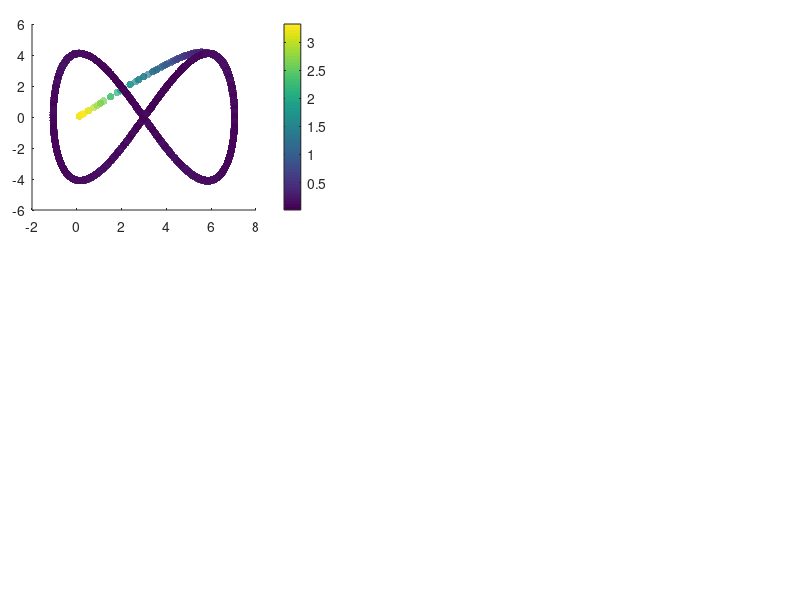

Write MATLAB code to recreate this figure. (Note: this script raises an error after producing the figure.)
%% Code to show the results of the Inverse kinematic controller

% Clean variables
clc, clear all, close all;
 
%% CARGA MIL
% Cargar la estructura desde el archivo .mat
load('Adaptive_HiL.mat');

% DAtos de estado
h_MiL = x_states(1:4,:);
u_MiL = x_states(5:8,:);
t = t_time;

%%Tarea deseada
hd = ref(1:4,:);
hd_p = ref(5:8,:);

% Action de control dinamica
u = u_input;
% Parametros dinamicos adaptativos
u = u_input;

% Error definition
for k = 1:length(t)
    error_vector = hd(1:3, k)-h_MiL(1:3, k);
    error_dynamic(k) = norm(error_vector,2);
end

% Figure propert%% Figures
lw = 1; % linewidth 1
lwV = 2; % linewidth 2
fontsizeLabel = 11; %11
fontsizeLegend = 11;
fontsizeTicks = 11;
fontsizeTitel = 11;
sizeX = 1300; % size figure
sizeY = 750; % size figure

% color propreties
c1 = [80, 81, 79]/255;
c2 = [244, 213, 141]/255;
c3 = [242, 95, 92]/255;
c4 = [112, 141, 129]/255;

C18 = [0 0 0];
c5 = [130, 37, 37]/255;
c6 = [205, 167, 37]/255;
c7 = [81, 115, 180]/255;

C1 = [246 170 141]/255;
C2 = [51 187 238]/255;
C3 = [0 153 136]/255;
C4 = [238 119 51]/255;
C5 = [204 51 17]/255;
C6 = [238 51 119]/255;
C7 = [187 187 187]/255;
C8 = [80 80 80]/255;
C9 = [140 140 140]/255;
C10 = [0 128 255]/255;
C11 = [234 52 89]/255;
C12 = [39 124 252]/255;
C13 = [40 122 125]/255;
%C14 = [86 215 219]/255;
C14 = [252 94 158]/255;
C15 = [244 171 39]/255;
C16 = [100 121 162]/255;
C17 = [255 0 0]/255;
%% New color slection

figure('Position', [500 500 sizeX sizeY])
set(gcf, 'Position', [500 500 sizeX sizeY]);
fig1_comps.fig = gcf;

% Figure 1
axes('Position',[0.04 0.65 .35 .31]);
%% Colorbar
scatter(h_MiL(1, :),h_MiL(2, :),30,error_dynamic,'filled','MarkerFaceAlpha',0.7);
c = colorbar;
c.Label.Interpreter = 'latex';
c.Label.String = '$\textrm{Error}~||\tilde{\mathbf{\eta}}||$';

set(c,'TickLabelInterpreter','latex')

%% Desired Trajectory
hd_plot = line(hd(1,:),hd(2,:));
set(hd_plot, 'LineStyle', '--', 'Color', C8, 'LineWidth', 1.2*lw)

%% Real Trajectory
h_plot = line(h_MiL(1,:),h_MiL(2,:));
set(h_plot, 'LineStyle', '-', 'Color', C18, 'LineWidth', 1.2*lw)

%% Title of the image
hTitle_1 = title({'$\textrm{(a)}$'},'fontsize',14,'interpreter','latex','Color',C18);
%hXLabel_1 = xlabel('$x~[m]$','fontsize',9,'interpreter','latex', 'Color',C18);
hYLabel_1 = ylabel('$y~[m]$','fontsize',9,'interpreter','latex', 'Color',C18);

%% Legend nomeclature
hLegend_1 = legend([hd_plot, h_plot],{'$\mathbf{\eta}_d$','$\mathbf{\eta}$'},'fontsize',12,'interpreter','latex','Color',[255 255 255]/255,'Location','best','NumColumns',1,'TextColor','black');
set(gca,'ticklabelinterpreter','latex',...
        'fontsize',1.3*fontsizeTicks)
% Figure properties
ax_1 = gca;
ax_1.Box = 'on';
ax_1.BoxStyle = 'full';
ax_1.TickLength = [0.005;0.005];
ax_1.TickDirMode = 'auto';
ax_1.YMinorTick = 'on';
ax_1.XMinorTick = 'on';
% ax_2.XTickLabel = [];
ax_1.XMinorGrid = 'on';
ax_1.YMinorGrid = 'on';
%ax_2.MinorGridColor = '#8f8f8f';
ax_1.MinorGridAlpha = 0.15;
ax_1.LineWidth = 0.8;
ax_1.XLim = [min(h_MiL(1,:))-0.2 max(h_MiL(1,:))+0.2];
ax_1.YLim = [min(h_MiL(2,:))-0.2 max(h_MiL(2,:))+0.2];

% Figure 2
axes('Position',[0.04 0.28 .35 .31]);
%% Colorbar
scatter(h_MiL(1, :),h_MiL(3, :),30,error_dynamic,'filled','MarkerFaceAlpha',0.7);
c = colorbar;
c.Label.Interpreter = 'latex';
c.Label.String = '$\textrm{Error}~||\tilde{\mathbf{\eta}}||$';

set(c,'TickLabelInterpreter','latex')

%% Desired Trajectory
hd_plot_2 = line(hd(1,:),hd(3,:));
set(hd_plot_2, 'LineStyle', '--', 'Color', C8, 'LineWidth', 1.2*lw)

%% Real Trajectory
h_plot_2 = line(h_MiL(1,:),h_MiL(3,:));
set(h_plot_2, 'LineStyle', '-', 'Color', C18, 'LineWidth', 1.2*lw)

%% Title of the image
hTitle_2 = title({'$\textrm{(b)}$'},'fontsize',14,'interpreter','latex','Color',C18);
hXLabel_2 = xlabel('$x~[m]$','fontsize',9,'interpreter','latex', 'Color',C18);
hYLabel_2 = ylabel('$z~[m]$','fontsize',9,'interpreter','latex', 'Color',C18);

%% Legend nomeclature
hLegend_2 = legend([hd_plot_2, h_plot_2],{'$\mathbf{\eta}_d$','$\mathbf{\eta}$'},'fontsize',12,'interpreter','latex','Color',[255 255 255]/255,'Location','best','NumColumns',1,'TextColor','black');
set(gca,'ticklabelinterpreter','latex',...
        'fontsize',1.3*fontsizeTicks)
% Figure properties
ax_2 = gca;
ax_2.Box = 'on';
ax_2.BoxStyle = 'full';
ax_2.TickLength = [0.005;0.005];
ax_2.TickDirMode = 'auto';
ax_2.YMinorTick = 'on';
ax_2.XMinorTick = 'on';
% ax_2.XTickLabel = [];
ax_2.XMinorGrid = 'on';
ax_2.YMinorGrid = 'on';
%ax_2.MinorGridColor = '#8f8f8f';
ax_2.MinorGridAlpha = 0.15;
ax_2.LineWidth = 0.8;
ax_2.XLim = [min(h_MiL(1,:))-0.2 max(h_MiL(1,:))+0.2];
ax_2.YLim = [min(h_MiL(3,:))-0.2 max(h_MiL(3,:))+0.2];

axes('Position',[0.45 0.65 .54 .31]);
%% Data generation
error_x_plot = line(t,hd(1,:)-h_MiL(1,:));
set(error_x_plot, 'LineStyle', '-', 'Color', C5, 'LineWidth', 1.1*lw);
error_y_plot = line(t,hd(2,:)-h_MiL(2,:));
set(error_y_plot, 'LineStyle', '-', 'Color', C3, 'LineWidth', 1.1*lw);
error_z_plot = line(t,hd(3,:)-h_MiL(3,:));
set(error_z_plot, 'LineStyle', '-', 'Color', c7, 'LineWidth', 1.1*lw);

% fig1_comps.p1 = ul_plot;
%% Title of the image
hTitle_3 = title({'$\textrm{(c)}$'},'fontsize',14,'interpreter','latex','Color',C18);
%xlabel('$\textrm{Time}[s]$','fontsize',10,'interpreter','latex','Color',C18);
ylabel('$\textrm{Control Error}~[m]$','fontsize',10,'interpreter','latex', 'Color',C18);

%% Legend nomeclature
hLegend_3 = legend([error_x_plot,error_y_plot, error_z_plot],{'$\tilde{\mathbf{\eta}}_x$','$\tilde{\mathbf{\eta}}_y$','$\tilde{\mathbf{\eta}}_z$'},'fontsize',12,'interpreter','latex','Color',[255 255 255]/255,'Location','best','NumColumns',1,'TextColor','black');
 set(gca,'ticklabelinterpreter','latex',...
         'fontsize',1.3*fontsizeTicks)
%% Figure properties
ax_3 = gca;
ax_3.Box = 'on';
ax_3.BoxStyle = 'full';
ax_3.TickLength = [0.01;0.01];
ax_3.TickDirMode = 'auto';
ax_3.XTickLabel = [];
ax_3.YMinorTick = 'on';
ax_3.XMinorTick = 'on';
ax_3.XMinorGrid = 'on';
ax_3.YMinorGrid = 'on';
%ax_1.MinorGridColor = '#8f8f8f';
ax_3.MinorGridAlpha = 0.15;
ax_3.LineWidth = 0.8;
ax_3.XLim = [0 t(end)];

%% Zoom Plot
axes('Position',[0.70 0.85 .2 .1]);
index_zoom_1 = (t>=20) & (t<=30);
error_x_plot_zoom = line(t(index_zoom_1),hd(1,(index_zoom_1))-h_MiL(1,(index_zoom_1)));
error_y_plot_zoom = line(t(index_zoom_1),hd(2,(index_zoom_1))-h_MiL(2,(index_zoom_1)));
error_z_plot_zoom = line(t(index_zoom_1),hd(3,(index_zoom_1))-h_MiL(3,(index_zoom_1)));

set(error_x_plot_zoom, 'LineStyle', '-', 'Color', C5, 'LineWidth', lw*0.8);
set(error_y_plot_zoom, 'LineStyle', '-', 'Color', C3, 'LineWidth', lw*0.8);
set(error_z_plot_zoom, 'LineStyle', '-', 'Color', c7, 'LineWidth', lw*0.8);

set(gca,'ticklabelinterpreter','latex',...
         'fontsize',fontsizeTicks*0.5)
ax_1_zoom = gca;
ax_1_zoom.Box = 'on';
ax_1_zoom.BoxStyle = 'full';
ax_1_zoom.TickLength = [0.01;0.01];
%ax_1_zoom.YLim = [-0.5 0.5];
%ax_1_zoom.YTickLabel = [];
%ax_1_zoom.XTickLabel = [];
ax_1_zoom.TickDirMode = 'manual';
ax_1_zoom.TickDir = 'in';
ax_1_zoom.YMinorTick = 'on';
ax_1_zoom.XMinorTick = 'on';
ax_1_zoom.LineWidth = 0.5;
ax_1_zoom.XMinorGrid = 'on';
ax_1_zoom.YMinorGrid = 'on';
axes('Position',[0.46 0.28 .54 .31]);
%% Data generation
error_vx_plot = line(t(1,1:length(u(1,:))),u(1,:));
set(error_vx_plot, 'LineStyle', '-', 'Color', C7, 'LineWidth', 1.3*lw);
error_vy_plot = line(t(1,1:length(u(2,:))),u(2,:));
set(error_vy_plot, 'LineStyle', '-', 'Color', C14, 'LineWidth', 1.3*lw);
error_vz_plot = line(t(1,1:length(u(3,:))),u(3,:));
set(error_vz_plot, 'LineStyle', '-', 'Color', C15, 'LineWidth', 1.3*lw);

% fig1_comps.p1 = ul_plot;
%% Title of the image
hTitle_4 = title({'$\textrm{(d)}$'},'fontsize',14,'interpreter','latex','Color',C18);
xlabel('$\textrm{Time}[s]$','fontsize',10,'interpreter','latex','Color',C18);
ylabel('$\textrm{Inputs}~[m/s]$','fontsize',10,'interpreter','latex', 'Color',C18);

%% Legend nomeclature
hLegend_4 = legend([error_vx_plot,error_vy_plot, error_vz_plot],{'${\mu}_{l_{ref}}$','${\mu}_{m_{ref}}$','${\mu}_{n_{ref}}$'},'fontsize',12,'interpreter','latex','Color',[255 255 255]/255,'Location','best','NumColumns',1,'TextColor','black');
 set(gca,'ticklabelinterpreter','latex',...
         'fontsize',1.3*fontsizeTicks)
%% Figure properties
ax_4 = gca;
ax_4.Box = 'on';
ax_4.BoxStyle = 'full';
ax_4.TickLength = [0.01;0.01];
ax_4.TickDirMode = 'auto';
ax_4.YMinorTick = 'on';
ax_4.XMinorTick = 'on';
ax_4.XMinorGrid = 'on';
ax_4.YMinorGrid = 'on';
%ax_1.MinorGridColor = '#8f8f8f';
ax_4.MinorGridAlpha = 0.15;
ax_4.LineWidth = 0.8;
ax_4.XLim = [0 t(end)];
% 
set(gcf, 'Color', 'w'); % Sets axes background
%export_fig Dynamics_real_results_b.pdf -q101

%% CHI
figure (2)
% Etiquetas para los parámetros en formato LaTeX
param_labels = {'$\xi_1$', '$\xi_2$', '$\xi_3$', '$\xi_4$', '$\xi_5$', '$\xi_6$', '$\xi_7$', '$\xi_8$', '$\xi_9$', '$\xi_{10}$', '$\xi_{11}$', '$\xi_{12}$', '$\xi_{13}$', '$\xi_{14}$', '$\xi_{15}$', '$\xi_{16}$', '$\xi_{17}$', '$\xi_{18}$', '$\xi_{19}$'};

% Graficar los datos de chi_adaptive
plot(chi_adaptive')
legend(param_labels, 'Location', 'Best', 'Interpreter', 'latex');
xlabel('Iteración');
ylabel('Valor del Parámetro');
title('Gráfica de los 19 Parámetros');